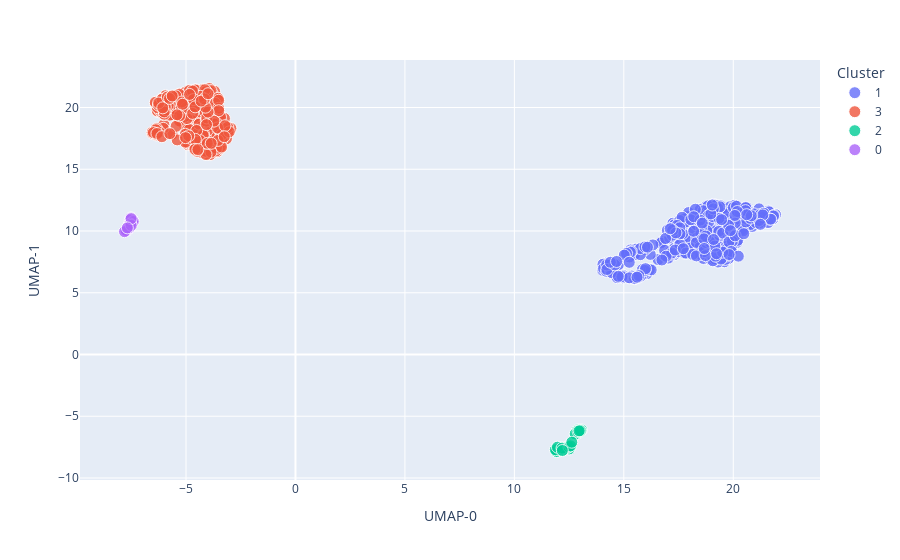

Notebook code cell kept with this figure:
### Code cell
from textwrap import wrap
from mpl_toolkits.axes_grid1.anchored_artists import AnchoredEllipse
  
print("\nCluster reference:")
fig = px.scatter(
    df_clustered_umap,
    x = df_clustered_umap['UMAP-0'],
    y = df_clustered_umap['UMAP-1'],
    color = "Cluster",
)

fig.update_traces(marker=dict(
            size=12,
            opacity=0.8,
            line=dict(
                color='white',
                width=1
            )))
fig.show()

# Map each cluster to the automatic color it presents as in the scatter plot
clusters = df_clustered_umap["Cluster"].unique()
#plotly_colors = px.colors.qualitative.Plotly
plotly_colors = ['#636EFA', '#EF553B', '#00CC96', '#AB63FA', '#FFA15A', '#19D3F3', '#FF6692', '#B6E880', '#FF97FF', '#FECB52']
cluster_colors = {}
i = 0
for c in clusters:
    cluster_colors[c] = plotly_colors[i]
    i += 1

def cluster_heading(cluster):
    display(HTML(f'''
    <div style='background-color:{cluster_colors[cluster] + '98'};
        width:50rem;max-width:100%;height:3rem;display:flex;align-items:center;
        justify-content:center;color:white;font-size:2rem'>
        <center>Cluster {cluster}</center>
    </div>'''))
    
print("Enrichr results, by cluster:")

# Make horizontal barplots to visualize top Enrichr results
clusters = df_enrichr_results["cluster"].unique()
for cluster in clusters:
    cluster_results = df_enrichr_results.loc[df_enrichr_results["cluster"] == cluster, :]
    libraries = cluster_results["library"].unique()
    num_rows = len(libraries)

    count = 1 # keep track of which subplot we're on
    fig = plt.figure(figsize=(15,5*num_rows))
    
    for library in cluster_results["library"].unique():
            library_results = cluster_results.loc[cluster_results["library"] == library, :]
            for direction in library_results["direction"].unique():
                plot_results = library_results.loc[cluster_results["direction"] == direction, :]
                plot_results = plot_results.sort_values("pvalue",ascending=False)
                labels = plot_results["term"]
                labels = [ '\n'.join(wrap(l, 20)) for l in labels ]
                values = plot_results["pvalue"]
                values = -np.log(values)
                
                # normalize values to map from 0-1 -> color, with opacity also based on normalized pvalue
                cmap = plt.get_cmap('cool')
                norm_values = [ 0.3 + (x - min(values))/(max(values) - min(values))*0.7 for x in values]
                colors = [ [*cmap(val)[:3], 0.4  + 0.2*val] for val in norm_values]
                
                # plot result
                ax = fig.add_subplot(num_rows,2,count)
                ax.barh(labels,values,color = colors)
                ax.set_title(f'{library}\n{direction} genes')
                ax.set_xlabel(' – log(pvalue)')
                count += 1
                
    cluster_heading(cluster)
    #title = plt.suptitle(f'Cluster {cluster}',fontsize=24, color="white",bbox=(dict(facecolor=cluster_colors[cluster], alpha=0.8,pad=5)))
    fig.tight_layout(pad=3, w_pad=2, h_pad=6)
    
    plt.show()

### Figure 1 — Plotly figure (JSON) as saved in the notebook; plotly's stock layout.template omitted (floating-point values rounded to 4 significant figures; data arrays with more than 128 entries replaced by an {"elided": "..."} marker saying what was removed)
{"data": [{"hovertemplate": "Cluster=1<br>UMAP-0=%{x}<br>UMAP-1=%{y}<extra></extra>", "legendgroup": "1", "marker": {"color": "#636efa", "line": {"color": "white", "width": 1}, "opacity": 0.8, "size": 12, "symbol": "circle"}, "mode": "markers", "name": "1", "orientation": "v", "showlegend": true, "type": "scatter", "x": {"elided": "353 float values"}, "xaxis": "x", "y": {"elided": "353 float values"}, "yaxis": "y"}, {"hovertemplate": "Cluster=3<br>UMAP-0=%{x}<br>UMAP-1=%{y}<extra></extra>", "legendgroup": "3", "marker": {"color": "#EF553B", "line": {"color": "white", "width": 1}, "opacity": 0.8, "size": 12, "symbol": "circle"}, "mode": "markers", "name": "3", "orientation": "v", "showlegend": true, "type": "scatter", "x": {"elided": "263 float values"}, "xaxis": "x", "y": {"elided": "263 float values"}, "yaxis": "y"}, {"hovertemplate": "Cluster=2<br>UMAP-0=%{x}<br>UMAP-1=%{y}<extra></extra>", "legendgroup": "2", "marker": {"color": "#00cc96", "line": {"color": "white", "width": 1}, "opacity": 0.8, "size": 12, "symbol": "circle"}, "mode": "markers", "name": "2", "orientation": "v", "showlegend": true, "type": "scatter", "x": [11.94, 12.39, 13.07, 12.9, 12.86, 12.17, 12.39, 12.09, 13.04, 12.11, 12.5, 12.12, 12.1, 12.81, 11.93, 12.98, 12.38, 12.96, 12.83, 12.85, 12.92, 12.78, 11.93, 12.23, 12.1, 11.87, 12.91, 11.97, 13.02, 12.96, 12.18, 12.49, 12.57, 12.19, 12.62], "xaxis": "x", "y": [-7.812, -7.531, -6.11, -6.11, -6.353, -7.537, -7.615, -7.749, -6.184, -7.792, -7.648, -7.64, -7.653, -6.412, -7.82, -6.152, -7.568, -6.29, -6.379, -6.231, -6.284, -6.432, -7.855, -7.692, -7.712, -7.71, -6.234, -7.504, -6.175, -6.183, -7.585, -7.483, -7.396, -7.776, -7.104], "yaxis": "y"}, {"hovertemplate": "Cluster=0<br>UMAP-0=%{x}<br>UMAP-1=%{y}<extra></extra>", "legendgroup": "0", "marker": {"color": "#ab63fa", "line": {"color": "white", "width": 1}, "opacity": 0.8, "size": 12, "symbol": "circle"}, "mode": "markers", "name": "0", "orientation": "v", "showlegend": true, "type": "scatter", "x": [-7.486, -7.511, -7.547, -7.595, -7.473, -7.704, -7.486, -7.558, -7.433, -7.436, -7.727, -7.591, -7.73, -7.546, -7.738, -7.41, -7.587, -7.545, -7.81, -7.502, -7.506, -7.68], "xaxis": "x", "y": [10.79, 11.06, 10.51, 10.59, 10.94, 10.06, 10.98, 10.44, 10.87, 10.89, 10.06, 10.23, 10.06, 10.9, 10.04, 10.77, 10.27, 10.56, 9.945, 10.46, 11.0, 10.25], "yaxis": "y"}], "layout": {"legend": {"title": {"text": "Cluster"}, "tracegroupgap": 0}, "margin": {"t": 60}, "xaxis": {"anchor": "y", "domain": [0, 1], "title": {"text": "UMAP-0"}}, "yaxis": {"anchor": "x", "domain": [0, 1], "title": {"text": "UMAP-1"}}}}
